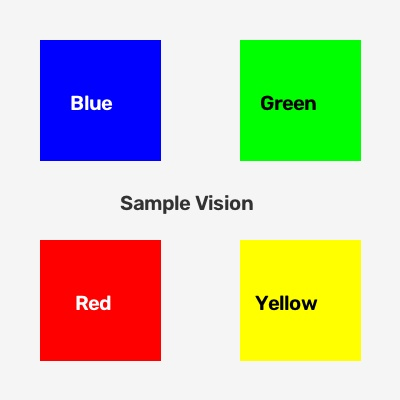
#> input picture images/sample.jpg, 400 x 400 px
$ python 03_grayscale_histogram_dan_thresholding.py
#> lines starting #> are read from the running program, lines starting #| are printed output that depends on the picture; after the words box and inside, x2 and y2 are one past the last pixel; in counts of white or black regions, pixels touching at a corner belong together
"""
=============================================================================
Modul 03: Grayscale, Histogram Intensitas, dan Teknik Thresholding Citra
=============================================================================
Deskripsi:
Program ini membahas proses segmentasi citra dasar menggunakan intensitas cahaya:
1. Konversi citra ke Grayscale dan pemahaman histogram intensitas (distribusi nilai 0-255)
2. Binary Thresholding (Memisahkan objek latar depan vs latar belakang)
3. Inverse Binary Thresholding
4. Otsu's Thresholding (Penentuan nilai ambang batas optimal secara otomatis)
5. Adaptive Thresholding (Penyesuaian nilai ambang batas lokal untuk pencahayaan tidak merata)
6. Visualisasi histogram dan hasil segmentasi menggunakan Matplotlib

Relevansi Robotik:
- Pemisahan objek dari background secara cepat sebelum proses edge detection / contour
- Sangat efisien untuk robot dengan komputasi terbatas (misal Raspberry Pi / ESP32-CAM)

Penulis: Pembelajaran Robotik & Vision
=============================================================================
"""

import os
import cv2
import matplotlib.pyplot as plt

def main():
    current_dir = os.path.dirname(os.path.abspath(__file__))
    image_path = os.path.join(current_dir, "images", "sample.jpg")

    # 1. Membaca gambar dan konversi ke Grayscale
    img_bgr = cv2.imread(image_path)
#> img_bgr is the input picture: shape (400, 400, 3); mean B, G, R 178, 200.6, 200.6
    if img_bgr is None:
        print("[ERROR] File gambar tidak ditemukan!")
        return

    img_gray = cv2.cvtColor(img_bgr, cv2.COLOR_BGR2GRAY)
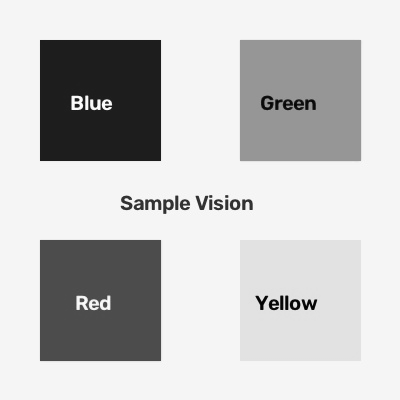
#> img_gray: shape (400, 400); min 1, max 254, mean 198

    # 2. Menghitung Histogram Citra Grayscale
    # cv2.calcHist(images, channels, mask, histSize, ranges)
    # Menghitung berapa banyak piksel untuk setiap nilai kecerahan 0 s/d 255
    hist = cv2.calcHist([img_gray], [0], None, [256], [0, 256])
#> hist = 256 values, max 94742 at index 245, min 0 at index 0, mean 625

    # =========================================================================
    # METODE-METODE THRESHOLDING
    # =========================================================================
    # 3. Simple Binary Thresholding
    # Piksel di atas 127 menjadi 255 (putih), di bawah 127 menjadi 0 (hitam)
    threshold_value = 127
    max_value = 255
    _, thresh_binary = cv2.threshold(img_gray, threshold_value, max_value, cv2.THRESH_BINARY)
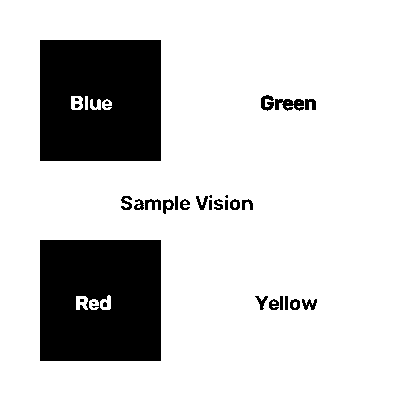
#> thresh_binary: shape (400, 400); 81.1% white; 31 black regions (8 under 20 px), largest, box (x1, y1, x2, y2) and area: (40, 240, 161, 361) 14288, (40, 40, 161, 161) 14278, (275, 99, 304, 111) 238

    # 4. Binary Inverted Thresholding
    # Kebalikan dari binary: piksel di atas 127 jadi hitam, di bawah jadi putih
    _, thresh_binary_inv = cv2.threshold(img_gray, threshold_value, max_value, cv2.THRESH_BINARY_INV)

    # 5. Otsu's Thresholding (Otomatis)
    # OpenCV secara cerdas menganalisis puncak histogram untuk mencari batas pemisah paling optimal
    otsu_val, thresh_otsu = cv2.threshold(img_gray, 0, max_value, cv2.THRESH_BINARY + cv2.THRESH_OTSU)
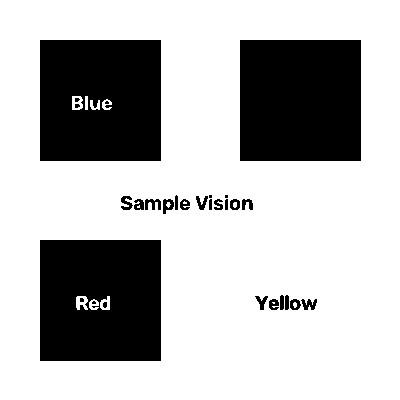
#> thresh_otsu: shape (400, 400); 72% white; 29 black regions (7 under 20 px), largest, box (x1, y1, x2, y2) and area: (240, 40, 361, 161) 14641, (40, 40, 161, 161) 14321, (40, 240, 161, 361) 14318
#> otsu_val = 163
    print(f"[INFO] Nilai threshold optimal yang ditemukan oleh Otsu: {otsu_val:.1f}")
#| [INFO] Nilai threshold optimal yang ditemukan oleh Otsu: 163.0

    # 6. Adaptive Gaussian Thresholding
    # Menghitung nilai ambang batas lokal per-blok area (cocok jika ada bayangan / lampu tidak merata)
    thresh_adaptive = cv2.adaptiveThreshold(
        img_gray, max_value, cv2.ADAPTIVE_THRESH_GAUSSIAN_C, cv2.THRESH_BINARY, 11, 2
    )
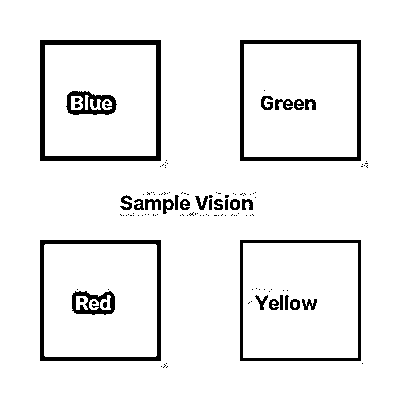
#> thresh_adaptive: shape (400, 400); 93.4% white; 126 black regions (97 under 20 px), largest, box (x1, y1, x2, y2) and area: (40, 40, 161, 161) 2320, (40, 240, 161, 361) 1876, (240, 40, 361, 161) 1872

    # =========================================================================
    # VISUALISASI MENGGUNAKAN MATPLOTLIB
    # =========================================================================
    fig = plt.figure(figsize=(15, 9))
    fig.suptitle("Modul 03: Grayscale, Histogram, dan Berbagai Metode Thresholding", fontsize=15)

    # Subplot 1: Citra Asli Grayscale
    ax1 = plt.subplot(2, 3, 1)
    ax1.imshow(img_gray, cmap="gray")
    ax1.set_title("1. Citra Grayscale")
    ax1.axis("off")

    # Subplot 2: Histogram Intensitas
    ax2 = plt.subplot(2, 3, 2)
    ax2.plot(hist, color="black", linewidth=1.5)
    ax2.axvline(x=threshold_value, color="r", linestyle="--", label=f"Threshold Manual ({threshold_value})")
    ax2.axvline(x=otsu_val, color="g", linestyle="--", label=f"Otsu Optimal ({otsu_val:.0f})")
    ax2.set_title("2. Histogram Intensitas Piksel")
    ax2.set_xlabel("Nilai Kecerahan Piksel (0=Gelap, 255=Terang)")
    ax2.set_ylabel("Jumlah Piksel")
    ax2.set_xlim([0, 256])
    ax2.legend()
    ax2.grid(alpha=0.3)

    # Subplot 3: Simple Binary Threshold
    ax3 = plt.subplot(2, 3, 3)
    ax3.imshow(thresh_binary, cmap="gray")
    ax3.set_title(f"3. Binary Threshold (T={threshold_value})")
    ax3.axis("off")

    # Subplot 4: Binary Inverted
    ax4 = plt.subplot(2, 3, 4)
    ax4.imshow(thresh_binary_inv, cmap="gray")
    ax4.set_title("4. Binary Inverted")
    ax4.axis("off")

    # Subplot 5: Otsu's Thresholding
    ax5 = plt.subplot(2, 3, 5)
    ax5.imshow(thresh_otsu, cmap="gray")
    ax5.set_title(f"5. Otsu's Thresholding (Auto T={otsu_val:.0f})")
    ax5.axis("off")

    # Subplot 6: Adaptive Gaussian Thresholding
    ax6 = plt.subplot(2, 3, 6)
    ax6.imshow(thresh_adaptive, cmap="gray")
    ax6.set_title("6. Adaptive Threshold (Gaussian)")
    ax6.axis("off")

    plt.tight_layout()
    output_path = os.path.join(current_dir, "images", "hasil_thresholding.png")
    plt.savefig(output_path)
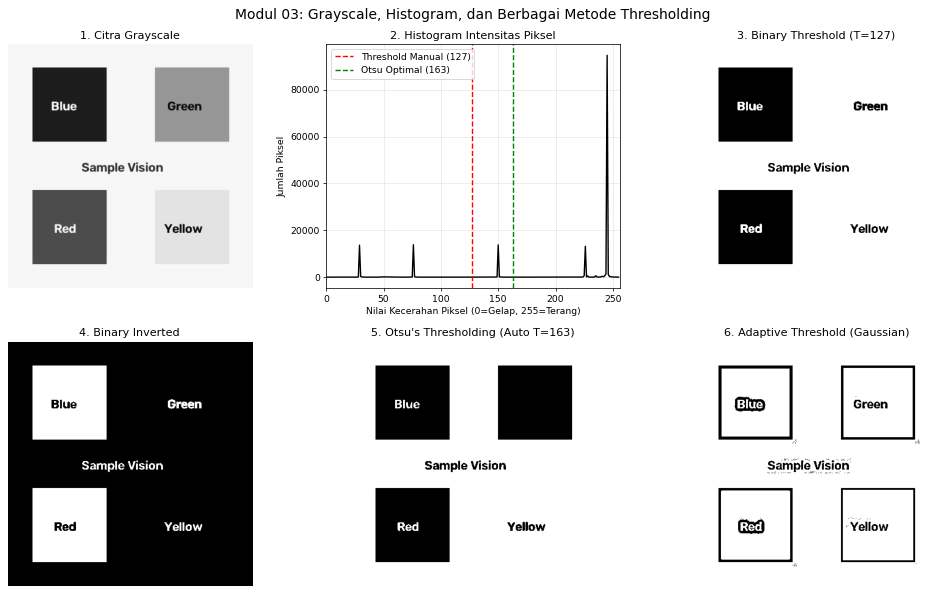
#> figure drawn by matplotlib, 6 panels; panel 2: curve peaks at x = 245, y = 94742
    print(f"[INFO] Grafik visualisasi disimpan ke: {output_path}")

    print("\n[PETUNJUK] Tutup jendela matplotlib yang muncul untuk menyelesaikan program.")
    plt.show()

if __name__ == "__main__":
    main()

$ run again, with images/hasil_deteksi_bentuk.png saved as images/sample.jpg
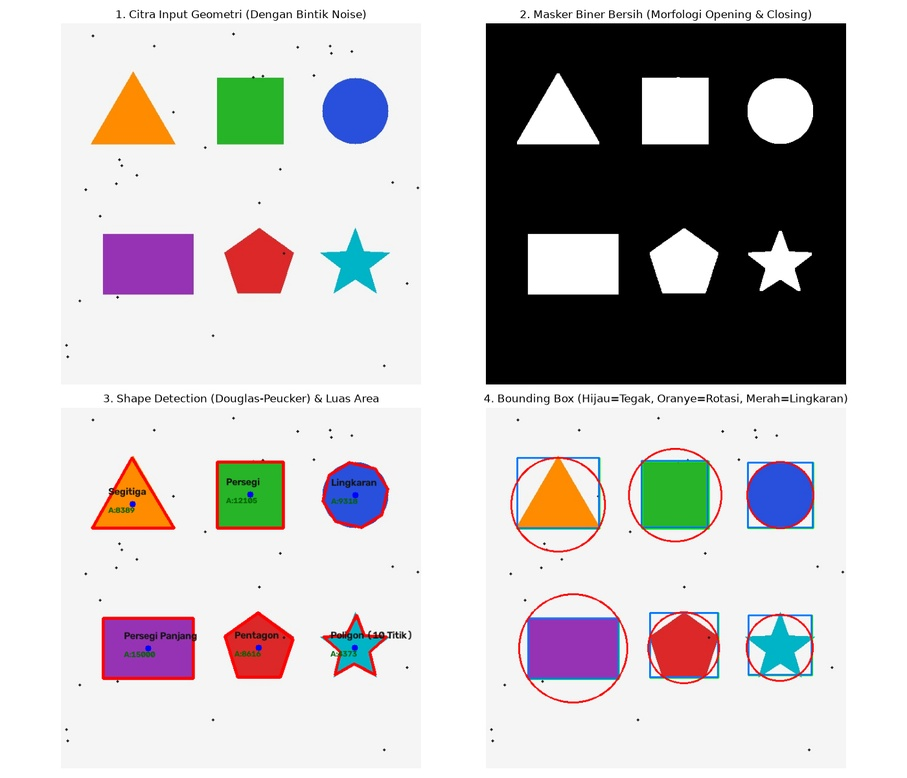
#> input picture images/hasil_deteksi_bentuk.png, 907 x 778 px, shrunk from 1400 x 1200 before the run
#> in main, img_bgr is the input picture: shape (778, 907, 3); mean B, G, R 194.9, 194, 197.3
#> hist = 256 values, max 278149 at index 245, min 10 at index 13, mean 2756.4
#> in main, `_, thresh_binary = cv2.threshold(img_gray, threshold_value, max_value,..`:
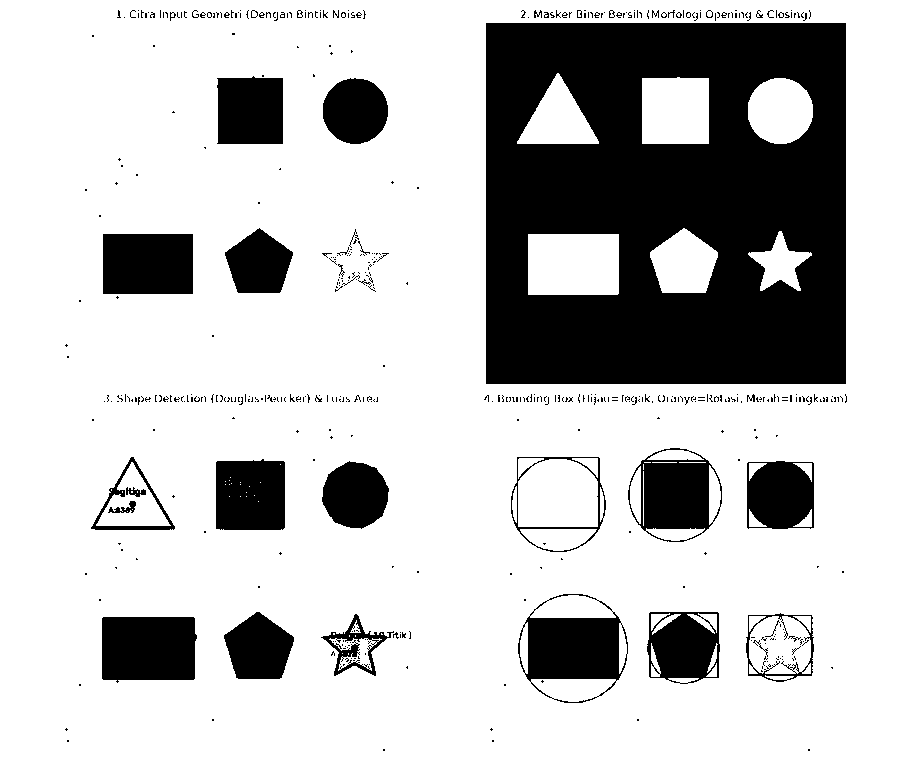
#> thresh_binary: shape (778, 907); 76.2% white; 501 black regions (457 under 20 px), largest, box (x1, y1, x2, y2) and area: (486, 23, 846, 384) 108700, (518, 594, 628, 703) 6024, (102, 617, 197, 683) 5871
#> thresh_otsu: shape (778, 907); 75.5% white; 352 black regions (302 under 20 px), largest, box (x1, y1, x2, y2) and area: (486, 23, 846, 385) 109193, (518, 593, 628, 703) 6174, (102, 617, 197, 683) 5873
#> otsu_val = 141
#| [INFO] Nilai threshold optimal yang ditemukan oleh Otsu: 141.0
#> in main, `thresh_adaptive = cv2.adaptiveThreshold( img_gray, max_value, cv2.ADAP..`:
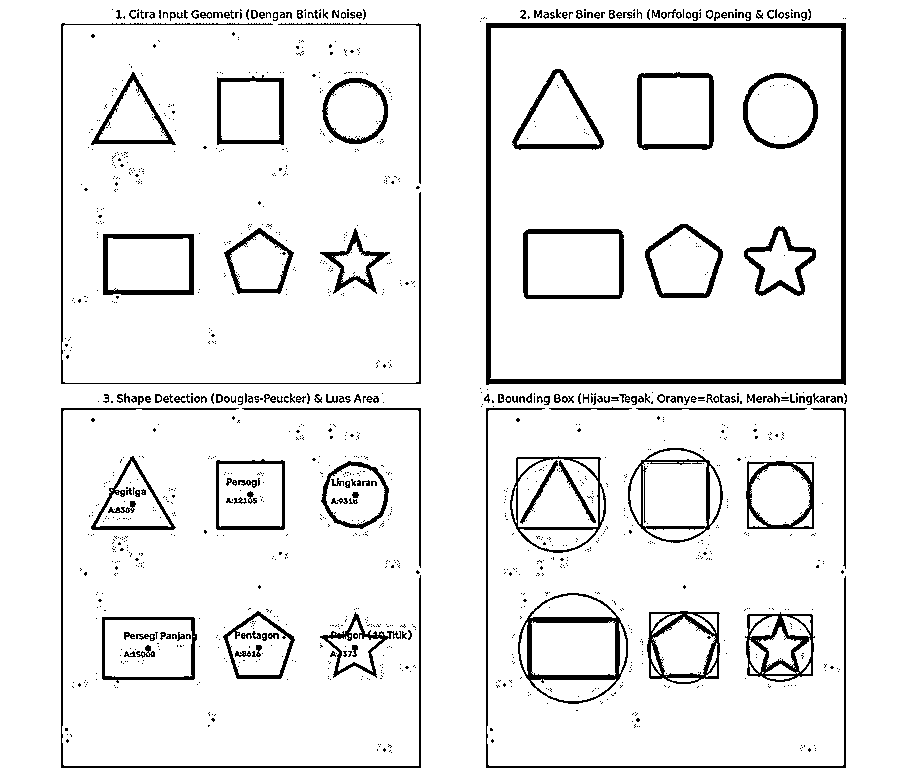
#> thresh_adaptive: shape (778, 907); 92.7% white; 1339 black regions (1154 under 20 px), largest, box (x1, y1, x2, y2) and area: (486, 23, 846, 385) 7113, (518, 593, 628, 704) 2191, (61, 408, 421, 768) 2147
